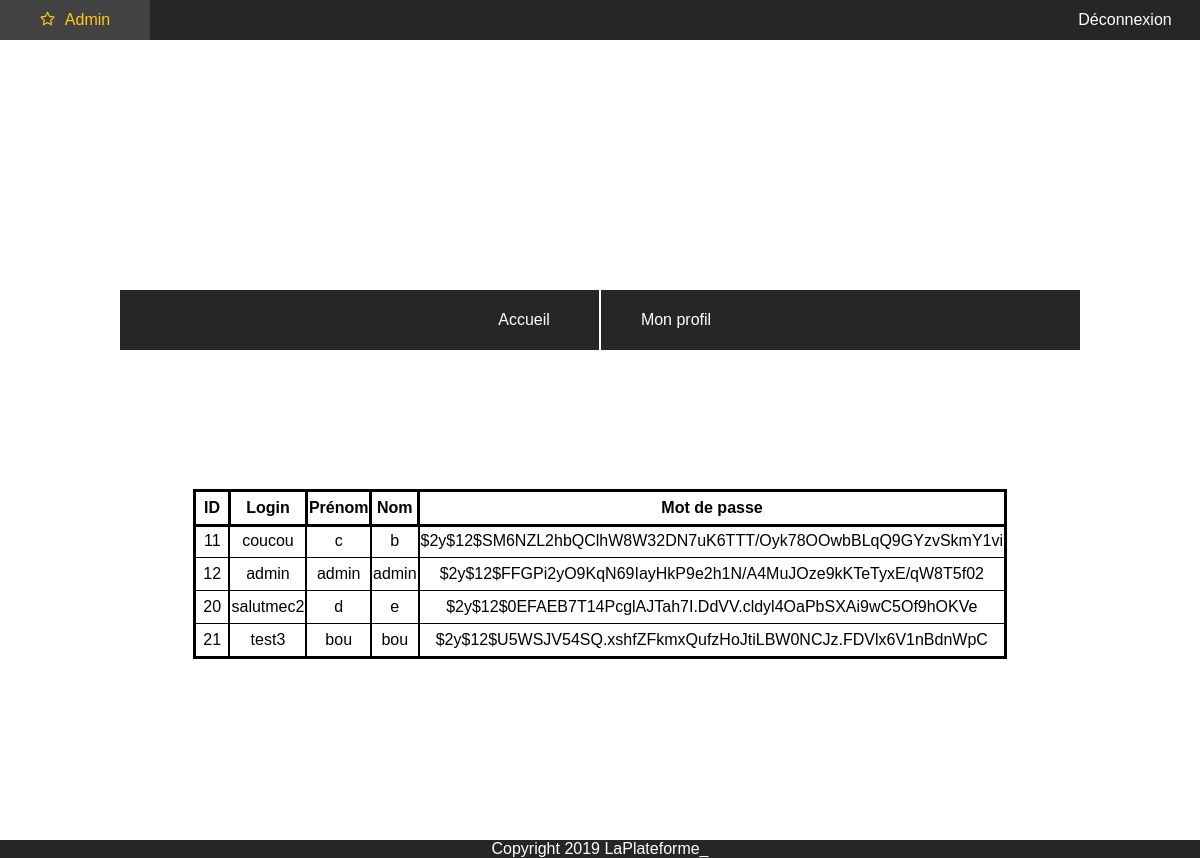
The page /admin.php (signed in) on the database its author committed.
### tables this page shows
CREATE TABLE IF NOT EXISTS `moduleconnexion_utilisateurs` (
  `id` int(11) NOT NULL AUTO_INCREMENT,
  `login` varchar(255) NOT NULL,
  `prenom` varchar(255) NOT NULL,
  `nom` varchar(255) NOT NULL,
  `password` varchar(255) NOT NULL,
  PRIMARY KEY (`id`)
);

### admin.php (the view, shortened to what this page needs)
<!DOCTYPE html>
<html>
    <head>
        <link href="style.css" rel="stylesheet" type="text/css">
    </head>
    <body>
        <?php
        if ( isset($_SESSION['login']) == false ) {
?>
    <header>
        <section id="ctopbar">
            <section id="clogin">
                <a href="connexion.php">Connexion</a>
            </section>
            <section id="cinscription">
                <a href="inscription.php">Inscription</a>
            </section>
        </section>
        <section id="clogo">
            <article id="logotitle">
                LaPlateforme_
            </article>
            <article id="logosubtitle">
                The game
            </article>
        </section>
        <section id="cnavbar">
            <section id="navbar">
                <section id="cacceuil2">
                    <a href="index.php">Accueil</a>
                </section>
    </header>
<?php
        }
        elseif ( isset($_SESSION['login']) == true  && $_SESSION['login'] == "admin" ) {
?>
            <header>
                <section id="ctopbar2">
                    <section id="cadmin">
                        <a href="admin.php"><img id="star" height=15 width=15 src="img/star.png"></a>
                        <a href="admin.php">Admin</a>
                    </section>
                    <section id="cdeconnexion">
                        <form method="post" action="index.php">
                            <input type="submit" name="deco" value="Déconnexion">
                        </form>
                    </section>
                </section>
                <section id="clogo">
                    <article id="logotitle">
                    </article>
                    <article id="logosubtitle">
                    </article>
                </section>
                <section id="cnavbar">
                    <section id="navbar">
                        <section id="cacceuil">
                            <a href="index.php">Accueil</a>
                        </section>
                        <section id="cmonprofil">
                            <a href="profil.php">Mon profil</a>
                        </section>
                    </section>
                </section>
            </header>
<?php
        }
?>
    <main>
        <section id="ccontainermid">
            <section id="containermidprofil">
<?php
$connexion = mysqli_connect("db5000890310.hosting-data.io", "dbu594451", "S26n6j29p20m13!", "dbs781078");
$requete = "SELECT * FROM moduleconnexion_utilisateurs";
$query = mysqli_query($connexion, $requete);
$resultat = mysqli_fetch_all($query);
if( isset($_SESSION['login']) == true )
{
if($_SESSION['login'] == "admin")
{
echo "<table>
<thead>
    <tr>
        <th>ID</th>
        <th>Login</th>
        <th>Prénom</th>
        <th>Nom</th>
        <th>Mot de passe</th>
    <tr>
</thead>
<tbody>";
                foreach($resultat as $cle => $valeur)
                {
                    echo "<tr>";
                    foreach($valeur as $id => $value)
                    {
                        echo "<td>".$value."</td>";
                    }
                    echo "</tr>";
                }
echo "</tbody></table>";
}
else
{
    echo "Vous n'avez pas accès à cette page";
}
}
else
{
    echo "Vous n'avez pas accès à cette page";
}
            ?>
            </section>
            </section>
            </main>
    <footer>
        Copyright 2019 LaPlateforme_
    </footer>
</body>
</html>

### style.css (style rules this page uses)
body { padding: 0; margin: 0; background-image: url(img/bg.png); background-size: cover; background-attachment: fixed; display: flex; flex-direction: column; justify-content: space-between; height: 100vh; }
#ctopbar2 { background-color: #262626; height: 40px; display: flex; flex-direction: row; justify-content: space-between; }
#cadmin { width: 150px; display: flex; justify-content: center; align-items: center; font-family: sans-serif; }
#cadmin a { color: #ffca13; }
#star { margin-right: 10px; }
#cdeconnexion { width: 150px; height: 40px; display: flex; justify-content: center; align-items: center; color: white; font-family: sans-serif; }
#cdeconnexion input[type=submit] { width: 150px; height: 40px; display: flex; justify-content: center; align-items: center; background-color: #262626; color: white; font-family: sans-serif; border: none; font-size: 16px; }
form { margin: 0; }
a { text-decoration: none; color: white; }
#clogo { height: 250px; display: flex; flex-direction: column; justify-content: center; align-items: center; }
#logotitle { font-size: 100px; font-family: sans-serif; color: white; }
#logosubtitle { font-size: 40px; font-family: sans-serif; color: white; }
#cnavbar { display: flex; align-items: center; justify-content: center; }
#navbar { height: 60px; width: 80%; background-color: #262626; display: flex; flex-direction: row; justify-content: center; }
#cacceuil { width: 150px; display: flex; justify-content: center; align-items: center; color: white; font-family: sans-serif; border-right: 1px solid white; }
#cmonprofil { width: 150px; display: flex; justify-content: center; align-items: center; color: white; font-family: sans-serif; border-left: 1px solid white; }
#ccontainermid { display: flex; align-items: center; justify-content: center; }
form { text-align: center; }
footer { background-color: #262626; color: white; font-family: sans-serif; height : 40px; display: flex; justify-content: center; align-items: center; bottom: 0; }
#containermidprofil { padding-top:1.5 %; padding-bottom: 5%; width: 80%; background-color: rgb(255, 255, 255,0.4); display: flex; flex-direction: column; justify-content: center; align-items: center; font-family: sans-serif; min-height:400px; margin-bottom:30px; }
table { margin-top: 5%; padding:1.5%; border: 3px solid black; border-collapse: collapse; }
th { border-right: 3px solid black; border-bottom: 3px solid black; border-collapse: collapse; height: 30px; width: 30px; }
td { border-right: 2px solid black; border-collapse: collapse; border-bottom: 0.5px solid black; height: 30px; text-align: center; }

### rows shown on the page
moduleconnexion_utilisateurs: id "11", login "coucou", prenom "c", nom "b", password "$2y$12$SM6NZL2hbQClhW8W32DN7uK6TTT/Oyk78OOwbBLqQ9GYzvSkmY1vi"
moduleconnexion_utilisateurs: id "12", login "admin", prenom "admin", nom "admin", password "$2y$12$FFGPi2yO9KqN69IayHkP9e2h1N/A4MuJOze9kKTeTyxE/qW8T5f02"
moduleconnexion_utilisateurs: id "20", login "salutmec2", prenom "d", nom "e", password "$2y$12$0EFAEB7T14PcglAJTah7I.DdVV.cldyl4OaPbSXAi9wC5Of9hOKVe"
moduleconnexion_utilisateurs: id "21", login "test3", prenom "bou", nom "bou", password "$2y$12$U5WSJV54SQ.xshfZFkmxQufzHoJtiLBW0NCJz.FDVlx6V1nBdnWpC"
